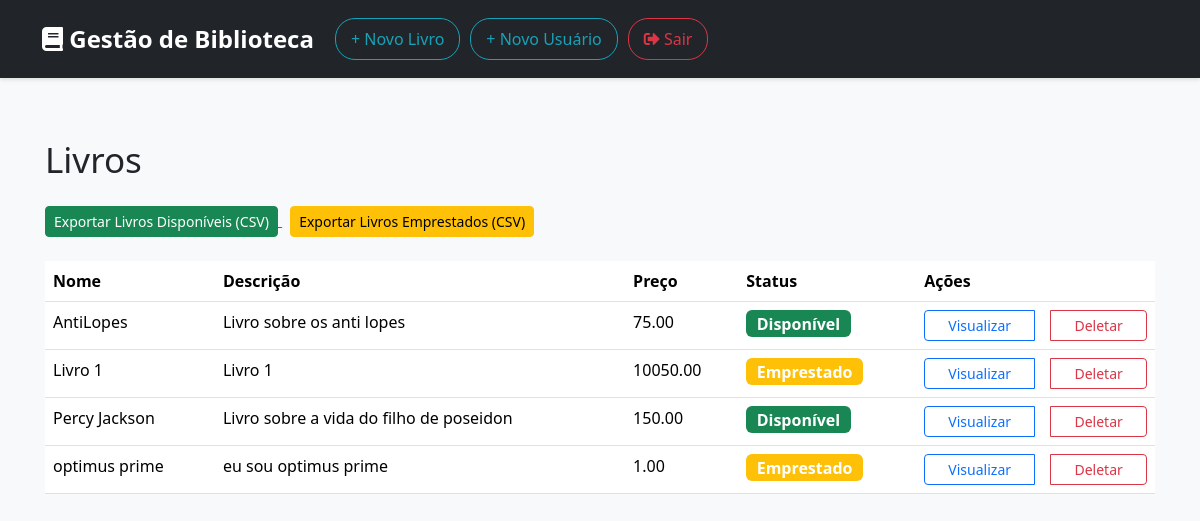
Screenshot of /products/ (signed in) with the database file from the repository.
### products/models.py (models this page shows, shortened)
class Product(models.Model):
    name = models.CharField('Name', max_length=100)
    description = models.TextField('Description', blank=True)
    price = models.DecimalField('Price', decimal_places=2, max_digits=8)
    created = models.DateTimeField('Created', auto_now_add=True)
    changed = models.DateTimeField('Changed', auto_now=True)
    available = models.BooleanField(default=True)
    STATUS_CHOICES = [
        ('disponivel', 'Disponível'),
        ('emprestado', 'Emprestado'),
        ('em_manutencao', 'Em Manutenção'),
        ('indisponivel', 'Indisponível'),
    ]
    status = models.CharField(
        max_length=20,
        choices=STATUS_CHOICES,
        default='disponivel'
    )
    class Meta:
        ordering = ['name']

### products/views.py (the view)
# urls.py: path('', views.ProductList.as_view(), name='product_list'),
class ProductList(ListView):
    model = Product

### products/templates/products/product_list.html (shortened to what this page needs)
{% extends 'products/base.html' %} {% block content %}
<h1 class="my-4">
  <small>Livros</small>
</h1>
{% if user.is_superuser or user.is_staff %}
<div class="row mb-4">
  <div class="col-12">
    <a href="{% url 'export_books_csv' %}?status=disponivel" class="me-2">
      <button type="button" class="btn btn-success btn-sm">
        Exportar Livros Disponíveis (CSV)
      </button>
    </a>
    <a href="{% url 'export_books_csv' %}?status=emprestado">
      <button type="button" class="btn btn-warning btn-sm">
        Exportar Livros Emprestados (CSV)
      </button>
    </a>
  </div>
</div>
{% endif %}
<div class="row">
  {% if object_list %}
  <div class="col-12" style="overflow-x: scroll">
    <table class="table">
      <thead class="thead-dark">
        <tr>
          <th scope="col">Nome</th>
          <th scope="col">Descrição</th>
          <th scope="col">Preço</th>
          <th scope="col">Status</th>
          <th scope="col">Ações</th>
        </tr>
      </thead>
      <tbody>
        {% for product in object_list %}
        <tr>
          <td>{{ product.name }}</td>
          <td>{{ product.description }}</td>
          <td>{{ product.price }}</td>
          <td>
            {% if product.status == 'disponivel' %}
              <span class="badge bg-success">Disponível</span>
            {% elif product.status == 'emprestado' %}
              <span class="badge bg-warning">Emprestado</span>
            {% elif product.status == 'em_manutencao' %}
              <span class="badge bg-info">Em Manutenção</span>
            {% else %}
              <span class="badge bg-danger">Indisponível</span>
            {% endif %}
          </td>
          <td>
            <div class="btn-group" role="group">
              <a href="{% url 'product_view' product.id %}" class="btn btn-outline-primary btn-sm">
                Visualizar
              </a>
              {% if user.is_superuser or user.is_staff %}
                <a href="{% url 'product_delete' product.id %}" class="btn btn-outline-danger btn-sm">
                  Deletar
                </a>
              {% endif %}
            </div>
          </td>
        </tr>
        {% endfor %}
      </tbody>
    </table>
  </div>
  {% endif %}
</div>
{% endblock %}

### static/css/style.css (style rules this page uses)
body { background-color: #f8f9fa; font-family: 'Segoe UI', Tahoma, Geneva, Verdana, sans-serif; }
.btn-group { display: flex; width: 100%; gap: 1rem; }
.badge { font-size: 1rem; }

### rows the page displays
Product: name "AntiLopes", description "Livro sobre os anti lopes", price "75.00", status "Disponível"
Product: name "Livro 1", description "Livro 1", price "10050.00", status "Emprestado"
Product: name "Percy Jackson", description "Livro sobre a vida do filho de poseidon", price "150.00", status "Disponível"
Product: name "optimus prime", description "eu sou optimus prime", price "1.00", status "Emprestado"
